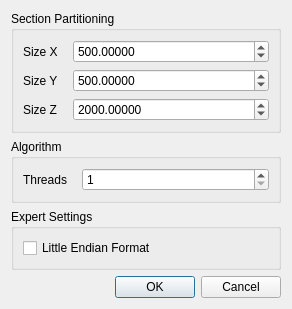
<?xml version="1.0" encoding="UTF-8"?>
<ui version="4.0">
 <class>PVSDialog</class>
 <widget class="QDialog" name="PVSDialog">
  <property name="geometry">
   <rect>
    <x>0</x>
    <y>0</y>
    <width>292</width>
    <height>277</height>
   </rect>
  </property>
  <property name="windowTitle">
   <string>Build PVS Data</string>
  </property>
  <layout class="QVBoxLayout" name="verticalLayout">
   <item>
    <widget class="QGroupBox" name="groupBox">
     <property name="title">
      <string>Section Partitioning</string>
     </property>
     <layout class="QFormLayout" name="formLayout">
      <property name="horizontalSpacing">
       <number>15</number>
      </property>
      <item row="0" column="0">
       <widget class="QLabel" name="label">
        <property name="text">
         <string>Size X</string>
        </property>
       </widget>
      </item>
      <item row="0" column="1">
       <widget class="QDoubleSpinBox" name="xSizeBox">
        <property name="sizePolicy">
         <sizepolicy hsizetype="Expanding" vsizetype="Fixed">
          <horstretch>0</horstretch>
          <verstretch>0</verstretch>
         </sizepolicy>
        </property>
        <property name="decimals">
         <number>5</number>
        </property>
        <property name="maximum">
         <double>99999.000000000000000</double>
        </property>
        <property name="value">
         <double>500.000000000000000</double>
        </property>
       </widget>
      </item>
      <item row="1" column="0">
       <widget class="QLabel" name="label_2">
        <property name="text">
         <string>Size Y</string>
        </property>
       </widget>
      </item>
      <item row="1" column="1">
       <widget class="QDoubleSpinBox" name="ySizeBox">
        <property name="sizePolicy">
         <sizepolicy hsizetype="Expanding" vsizetype="Fixed">
          <horstretch>0</horstretch>
          <verstretch>0</verstretch>
         </sizepolicy>
        </property>
        <property name="decimals">
         <number>5</number>
        </property>
        <property name="maximum">
         <double>99999.000000000000000</double>
        </property>
        <property name="value">
         <double>500.000000000000000</double>
        </property>
       </widget>
      </item>
      <item row="2" column="0">
       <widget class="QLabel" name="label_3">
        <property name="text">
         <string>Size Z</string>
        </property>
       </widget>
      </item>
      <item row="2" column="1">
       <widget class="QDoubleSpinBox" name="zSizeBox">
        <property name="sizePolicy">
         <sizepolicy hsizetype="Expanding" vsizetype="Fixed">
          <horstretch>0</horstretch>
          <verstretch>0</verstretch>
         </sizepolicy>
        </property>
        <property name="decimals">
         <number>5</number>
        </property>
        <property name="maximum">
         <double>99999.000000000000000</double>
        </property>
        <property name="value">
         <double>2000.000000000000000</double>
        </property>
       </widget>
      </item>
     </layout>
    </widget>
   </item>
   <item>
    <widget class="QGroupBox" name="groupBox_2">
     <property name="title">
      <string>Algorithm</string>
     </property>
     <layout class="QFormLayout" name="formLayout_2">
      <property name="horizontalSpacing">
       <number>15</number>
      </property>
      <item row="0" column="0">
       <widget class="QLabel" name="label_4">
        <property name="text">
         <string>Threads</string>
        </property>
       </widget>
      </item>
      <item row="0" column="1">
       <widget class="QSpinBox" name="threadCountSpinner">
        <property name="sizePolicy">
         <sizepolicy hsizetype="Expanding" vsizetype="Fixed">
          <horstretch>0</horstretch>
          <verstretch>0</verstretch>
         </sizepolicy>
        </property>
        <property name="minimum">
         <number>1</number>
        </property>
        <property name="value">
         <number>1</number>
        </property>
       </widget>
      </item>
     </layout>
    </widget>
   </item>
   <item>
    <widget class="QGroupBox" name="groupBox_3">
     <property name="title">
      <string>Expert Settings</string>
     </property>
     <layout class="QFormLayout" name="formLayout_3">
      <item row="0" column="0">
       <widget class="QCheckBox" name="littleEndianBox">
        <property name="text">
         <string>Little Endian Format</string>
        </property>
       </widget>
      </item>
     </layout>
    </widget>
   </item>
   <item>
    <widget class="QDialogButtonBox" name="buttonBox">
     <property name="standardButtons">
      <set>QDialogButtonBox::Cancel|QDialogButtonBox::Ok</set>
     </property>
    </widget>
   </item>
  </layout>
 </widget>
 <resources/>
 <connections/>
</ui>
